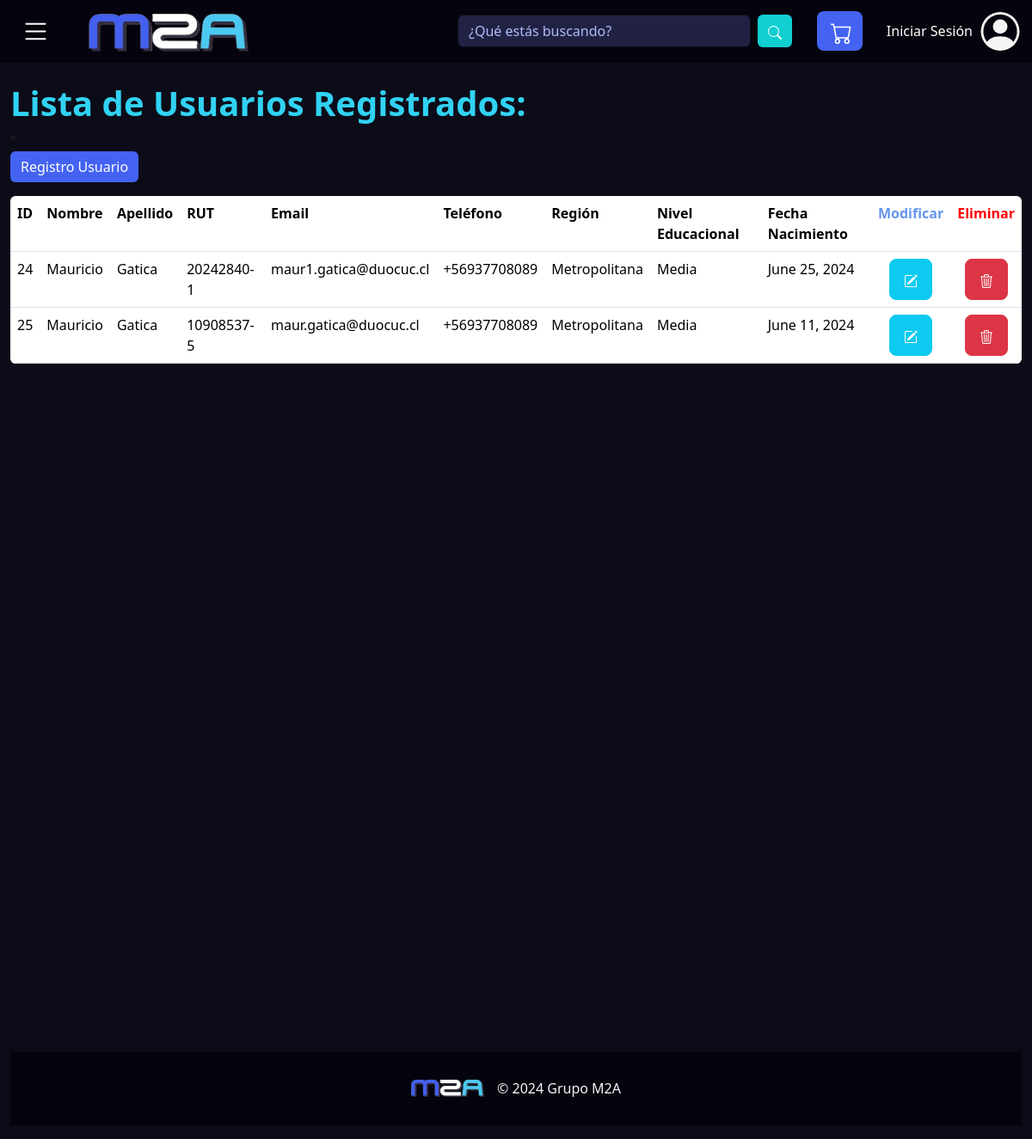
Screenshot of /listadoUsuarios with the database file from the repository.
### Store/models.py (models this page shows)
class Usuario ( models.Model):
    idUsuario = models.AutoField(primary_key=True)
    nombre    = models.CharField(max_length=35)
    apellido  = models.CharField(max_length=35)
    rut       = models.CharField(max_length=40, default='11111111-1')
    email     = models.EmailField(max_length=70)
    telefono  = models.CharField(max_length=40)
    region    = models.ForeignKey('Region', on_delete=models.CASCADE)
    nivelEd   = models.ForeignKey('nivelEducacional', on_delete=models.CASCADE)
    fechaNac  = models.DateField(default='2000-01-01')

class Region (models.Model):
    idRegion = models.IntegerField(primary_key=True)
    nombre = models.CharField(max_length=40)

class nivelEducacional(models.Model):
    idEducacion = models.IntegerField(primary_key=True)
    nombre = models.CharField(max_length=60)

### Store/views.py (the view)
# urls.py: path('listadoUsuarios', views.listadoUsuarios, name='listadoUsuarios'),
def listadoUsuarios(request):
    usuario = Usuario.objects.all()
    regiones = Region.objects.all()
    nivelesEducacionales = nivelEducacional.objects.all()
    context = {
    'usuario': usuario,
    'regiones': regiones,
    'nivelesEducacionales': nivelesEducacionales,
    }
    return render(request, 'listadoUsuarios.html', context)

### Store/templates/listadoUsuarios.html (shortened to what this page needs)
{% extends "plantilla_base.html" %}
{% block contenido %}
<h1 class="pt-5 mt-5" style="font-weight:bold; color:#31d2f2">Lista de Usuarios Registrados:</h1>
<table class="table table-resposive mb-0 mr-2 ml-2">
    <tr class="listado" >
        <th >ID</th>
        <th >Nombre</th>
        <th >Apellido</th>
        <th >RUT</th>
        <th >Email</th>"
        <th >Teléfono</th>
        <th >Región</th>
        <th >Nivel Educacional</th>
        <th >Fecha Nacimiento</th>
        <th style="color: cornflowerblue; text-align:center">Modificar</th>
        <th style="color:red;text-align:center">Eliminar</th>
    </tr>
    {%for usuario in usuario%}
        <td >{{usuario.idUsuario}} </td>
        <td >{{usuario.nombre}}</td>
        <td >{{usuario.apellido}}</td>
        <td >{{usuario.rut}}</td>
        <td >{{usuario.email}}</td>
        <td >{{usuario.telefono}}</td>
        <td >{{usuario.region.nombre}}</td>
        <td >{{usuario.nivelEd.nombre}}</td>
        <td >{{usuario.fechaNac}}</td>
        <td class="text-center"><a href="{% url 'modificarUsuario' idUsuario=usuario.idUsuario %}" class="btn btn-info btn-lg">
        </a></td>
        <td class="text-center"><a href="{% url 'eliminarUsuario' idUsuario=usuario.idUsuario %}" class="btn btn-danger btn-lg"></a></td>
    {%endfor%}
        <a href="{%url 'registroUsuarios' %}"><button class="btn btnAgregar btn-success mb-3" id="btnAgregar" style="background-color: #4463f2;border: none;">Registro Usuario</button></a>
    <table class="table table-resposive">
        <div class="container-fluid d-flex flex-column min-vh-100">
        </div>
{%endblock%}

### Store/static/style.css (style rules this page uses)
body { background-color: #0C0C19; }
h1 { color: whitesmoke; }
.table { border-radius: 6px; overflow:hidden }

### rows the page displays
Usuario: idUsuario "24", nombre "Mauricio", apellido "Gatica", rut "20242840-1", email "maur1.gatica@duocuc.cl", telefono "+56937708089", region.nombre "Metropolitana", nivelEd.nombre "Media", fechaNac "June 25, 2024"
Usuario: idUsuario "25", nombre "Mauricio", apellido "Gatica", rut "10908537-5", email "maur.gatica@duocuc.cl", telefono "+56937708089", region.nombre "Metropolitana", nivelEd.nombre "Media", fechaNac "June 11, 2024"
